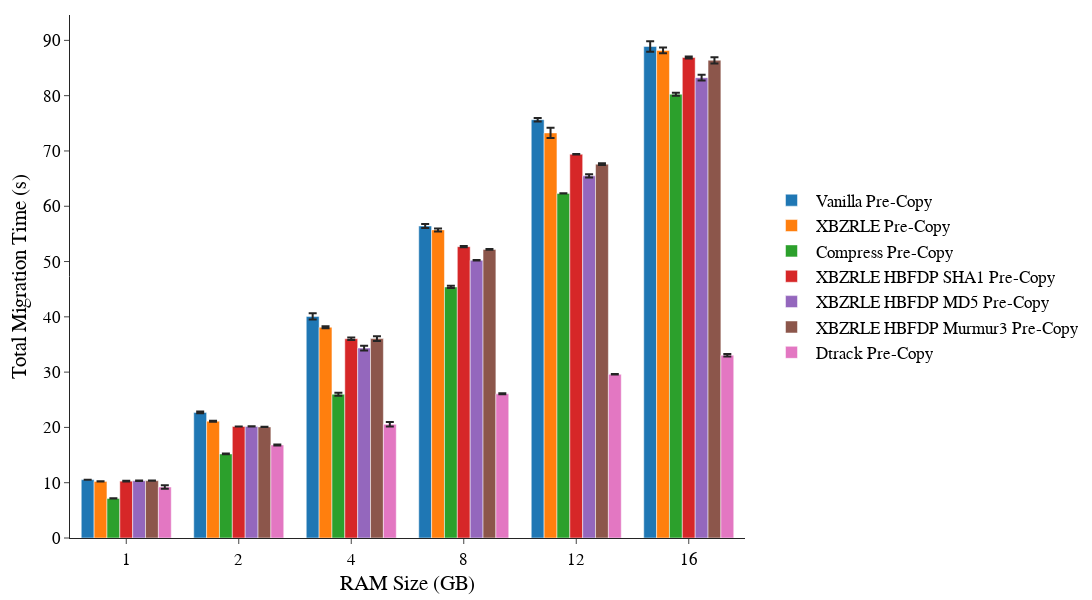

Notebook cell for this chart:
### Code cell
mig_time_plot("Total-Time", "Total Migration Time (s)", "Memcached",
              ['Vanilla', 'XBZRLE', 'Compress', 'XBZRLE_HBFDP_SHA1', 'XBZRLE_HBFDP_MD5', 'XBZRLE_HBFDP_Murmur3', 'Dtrack'],
              "X-C-XHS1-XHM5-XHM3-D")

### Figure 1 — Plotly figure (JSON) as saved in the notebook; plotly's stock layout.template omitted (floating-point values rounded to 4 significant figures)
{"data": [{"error_y": {"array": [0.001155, 0.171, 0.5787, 0.3732, 0.3061, 0.9541], "type": "data"}, "name": " Vanilla Pre-Copy", "x": ["1", "2", "4", "8", "12", "16"], "y": [10.55, 22.72, 40.08, 56.43, 75.65, 88.91], "type": "bar"}, {"error_y": {"array": [0.02485, 0.09174, 0.175, 0.2737, 0.921, 0.524], "type": "data"}, "name": " XBZRLE Pre-Copy", "x": ["1", "2", "4", "8", "12", "16"], "y": [10.23, 21.13, 38.1, 55.72, 73.26, 88.18], "type": "bar"}, {"error_y": {"array": [0.02329, 0.06538, 0.2736, 0.2132, 0.027, 0.2559], "type": "data"}, "name": " Compress Pre-Copy", "x": ["1", "2", "4", "8", "12", "16"], "y": [7.147, 15.2, 26.0, 45.41, 62.33, 80.26], "type": "bar"}, {"error_y": {"array": [0.0705, 0.008888, 0.2065, 0.09993, 0.04828, 0.1797], "type": "data"}, "name": " XBZRLE HBFDP SHA1 Pre-Copy", "x": ["1", "2", "4", "8", "12", "16"], "y": [10.28, 20.17, 36.04, 52.7, 69.4, 86.9], "type": "bar"}, {"error_y": {"array": [0.0311, 0.02631, 0.4421, 0.04136, 0.3054, 0.5231], "type": "data"}, "name": " XBZRLE HBFDP MD5 Pre-Copy", "x": ["1", "2", "4", "8", "12", "16"], "y": [10.36, 20.18, 34.35, 50.22, 65.5, 83.26], "type": "bar"}, {"error_y": {"array": [0.02419, 0.03365, 0.4432, 0.06123, 0.164, 0.5664], "type": "data"}, "name": " XBZRLE HBFDP Murmur3 Pre-Copy", "x": ["1", "2", "4", "8", "12", "16"], "y": [10.37, 20.09, 36.06, 52.19, 67.61, 86.4], "type": "bar"}, {"error_y": {"array": [0.323, 0.08492, 0.4012, 0.1019, 0.0411, 0.225], "type": "data"}, "name": " Dtrack Pre-Copy", "x": ["1", "2", "4", "8", "12", "16"], "y": [9.225, 16.84, 20.56, 26.08, 29.6, 33.04], "type": "bar"}], "layout": {"barmode": "group", "xaxis": {"title": {"text": "RAM Size (GB)", "standoff": 8}}, "yaxis": {"title": {"text": "Total Migration Time (s)", "standoff": 10}}, "font": {"family": "Arial", "size": 17.2, "color": "black"}, "margin": {"t": 15, "r": 10, "l": 70, "b": 45, "autoexpand": true}, "legend": {"orientation": "v", "yanchor": "middle", "y": 0.5, "xanchor": "right", "x": 1.5}, "width": 1200, "height": 600}}
